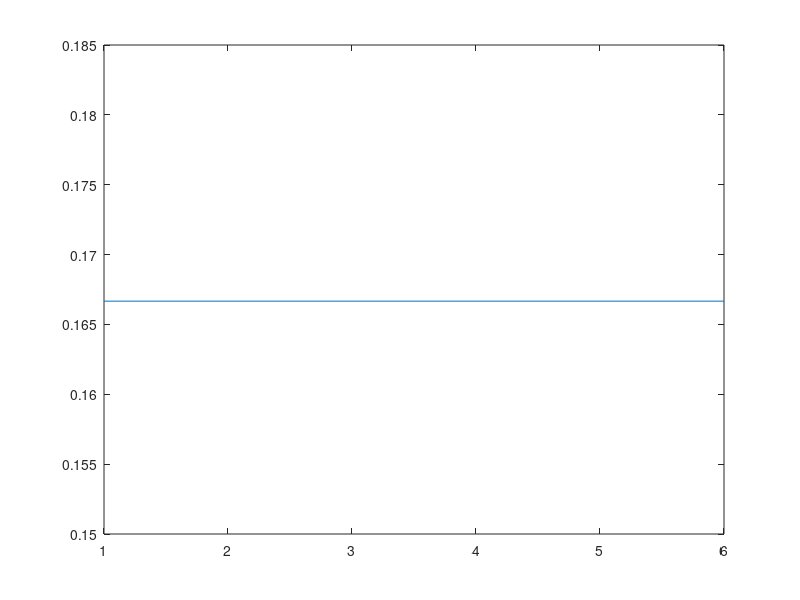

Write the MATLAB code that produced this figure.
N = 1e5;

xi = 1:6;
p=ones(1,6)/6;  %matriz de uns
%alinea a
%stem(xi,p)
xlabel('x');
ylabel('px(x)');

%alinea b
stairs(xi,p)






